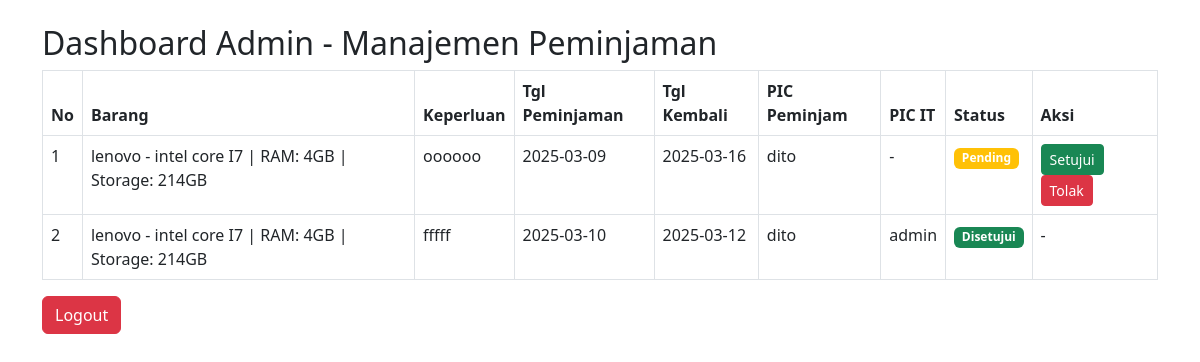
Screenshot of /admin_dashboard.php (signed in) with the database file from the repository.
### tables this page shows
CREATE TABLE `tbl_peminjaman` (
  `id_pinjam` int NOT NULL,
  `id_barang` int NOT NULL,
  `keperluan_pinjam` text NOT NULL,
  `tgl_pinjam` date NOT NULL,
  `durasi_pinjam` int NOT NULL,
  `tgl_kembali` date NOT NULL,
  `pic_it` int DEFAULT NULL,
  `pic_pinjam` int DEFAULT NULL,
  `status` enum('pending','disetujui','ditolak') DEFAULT 'pending'
);

CREATE TABLE `tbl_barang` (
  `id_barang` int NOT NULL,
  `Merk_tipe` varchar(50) NOT NULL,
  `prosessor` varchar(50) NOT NULL,
  `ram` int NOT NULL,
  `storage` int NOT NULL,
  `jenis_storage` varchar(10) NOT NULL
);

CREATE TABLE `tbl_user` (
  `id_user` int NOT NULL,
  `nama` varchar(50) NOT NULL,
  `id_divisi` int NOT NULL,
  `id_level` int NOT NULL,
  `password` varchar(255) NOT NULL
);

### admin_dashboard.php (the view, shortened to what this page needs)
<?php
include 'koneksi.php';
$query = "SELECT p.id_pinjam, b.Merk_tipe, b.prosessor, b.ram, b.storage, p.keperluan_pinjam, p.tgl_pinjam, p.tgl_kembali, p.pic_pinjam, u1.nama AS nama_pinjam, p.pic_it, COALESCE(u2.nama, '-') AS nama_it, p.status
          FROM tbl_peminjaman p
          JOIN tbl_barang b ON p.id_barang = b.id_barang
          JOIN tbl_user u1 ON p.pic_pinjam = u1.id_user
          LEFT JOIN tbl_user u2 ON p.pic_it = u2.id_user";
$result = mysqli_query($koneksi, $query);
?>
<!DOCTYPE html>
<html lang="id">
<head>
    <link href="https://cdn.jsdelivr.net/npm/bootstrap@5.3.0/dist/css/bootstrap.min.css" rel="stylesheet">
</head>
<body>
    <div class="container mt-4">
        <h2 class="section-title">Dashboard Admin - Manajemen Peminjaman</h2>
        <table class="table table-bordered">
            <thead>
                <tr>
                    <th>No</th>
                    <th>Barang</th>
                    <th>Keperluan</th>
                    <th>Tgl Peminjaman</th>
                    <th>Tgl Kembali</th>
                    <th>PIC Peminjam</th>
                    <th>PIC IT</th>
                    <th>Status</th>
                    <th>Aksi</th>
                </tr>
            </thead>
            <tbody>
                <?php
                $no = 1;
                while ($row = mysqli_fetch_assoc($result)) :
                ?>
                    <tr>
                        <td><?= $no++; ?></td>
                        <td><?= $row['Merk_tipe'] . " - " . $row['prosessor'] . " | RAM: " . $row['ram'] . "GB | Storage: " . $row['storage'] . "GB"; ?></td>
                        <td><?= $row['keperluan_pinjam']; ?></td>
                        <td><?= $row['tgl_pinjam']; ?></td>
                        <td><?= $row['tgl_kembali']; ?></td>
                        <td><?= $row['nama_pinjam']; ?></td>
                        <td><?= $row['nama_it']; ?></td>
                        <td>
                            <?php
                            if ($row['status'] == "pending") {
                                echo '<span class="badge bg-warning">Pending</span>';
                            } elseif ($row['status'] == "disetujui") {
                                echo '<span class="badge bg-success">Disetujui</span>';
                            } elseif ($row['status'] == "ditolak") {
                                echo '<span class="badge bg-danger">Ditolak</span>';
                            }
                            ?>
                        </td>
                        <td>
                            <?php if ($row['status'] == "pending") : ?>
                                <form action="proses_persetujuan.php" method="POST" class="d-inline">
                                    <button type="submit" name="approve" class="btn btn-success btn-sm">Setujui</button>
                                    <button type="submit" name="reject" class="btn btn-danger btn-sm">Tolak</button>
                                </form>
                            <?php else: ?>
                                <span>-</span>
                            <?php endif; ?>
                        </td>
                    </tr>
                <?php endwhile; ?>
            </tbody>
        </table>
        <a href="logout.php" class="btn btn-danger">Logout</a>
    </div>
</body>
</html>

### rows the page displays
tbl_peminjaman: id_barang.Merk_tipe "lenovo", id_barang.prosessor "intel core I7", id_barang.ram "4", id_barang.storage "214", keperluan_pinjam "oooooo", tgl_pinjam "2025-03-09", tgl_kembali "2025-03-16", pic_pinjam.nama "dito", nama_it "-", status "Pending"
tbl_peminjaman: id_barang.Merk_tipe "lenovo", id_barang.prosessor "intel core I7", id_barang.ram "4", id_barang.storage "214", keperluan_pinjam "fffff", tgl_pinjam "2025-03-10", tgl_kembali "2025-03-12", pic_pinjam.nama "dito", nama_it "admin", status "Disetujui"
